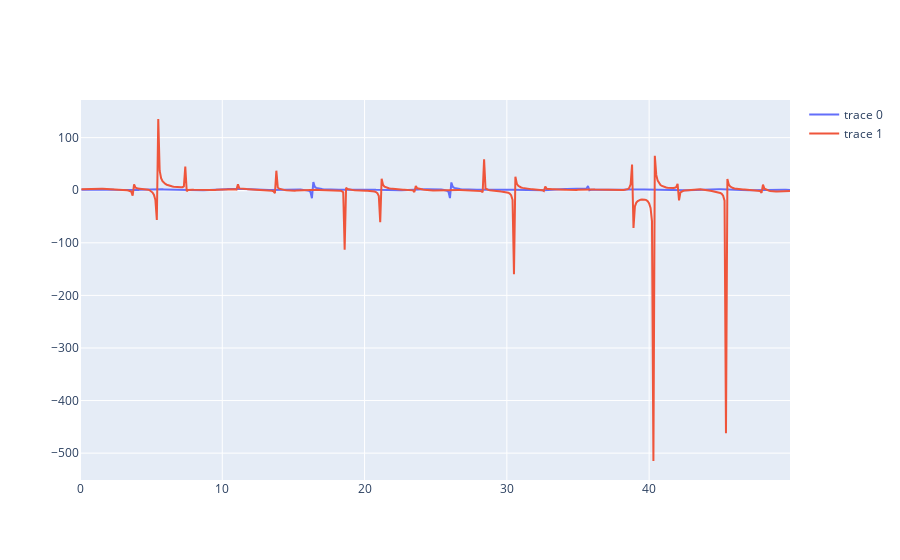

Notebook code cell kept with this figure:
### Markdown cell above
### synchronization - order parameter

### Code cell
py.iplot([go.Scatter(x=timeline,y=stateB[:,0]/stateA[:,0]),
         go.Scatter(x=timeline,y=stateB[:,1]/stateA[:,1])])

### Figure 1 — Plotly figure (JSON) as saved in the notebook; plotly's stock layout.template omitted (floating-point values rounded to 4 significant figures; data arrays with more than 128 entries replaced by an {"elided": "..."} marker saying what was removed)
{"data": [{"type": "scatter", "x": {"elided": "500 float values"}, "y": {"elided": "500 float values"}}, {"type": "scatter", "x": {"elided": "500 float values"}, "y": {"elided": "500 float values"}}], "layout": {}}
